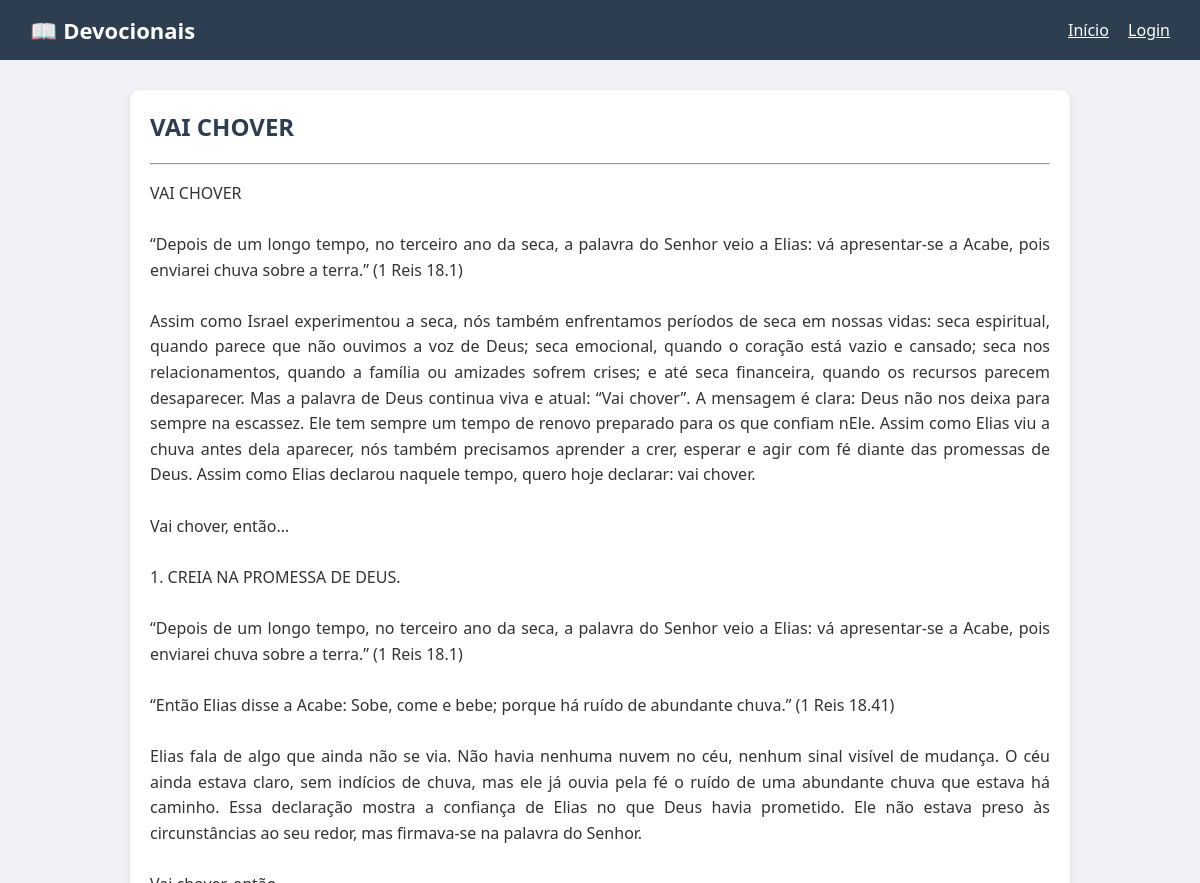
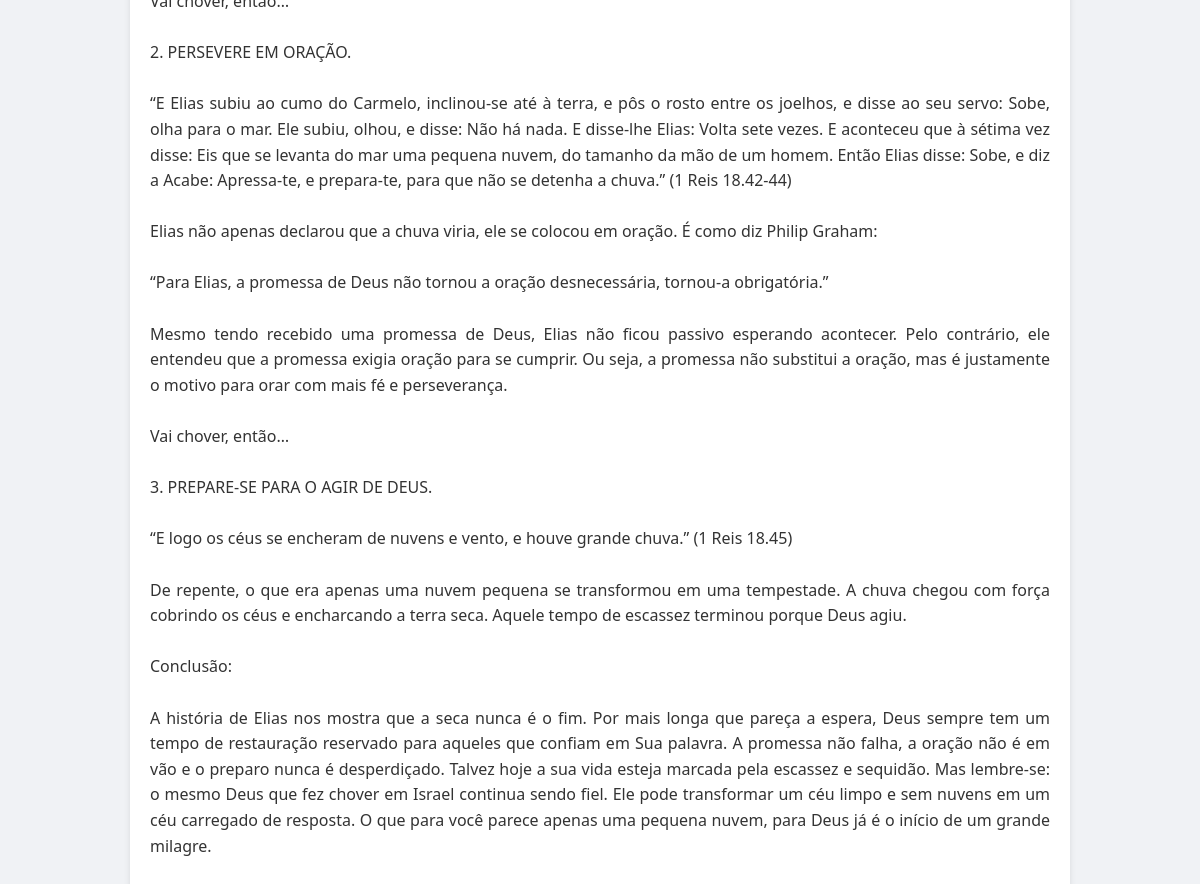
Screenshot of /view/1 with the database file from the repository (2 pictures, top to bottom).
### tables this page shows
CREATE TABLE devocionais (
        id INTEGER PRIMARY KEY AUTOINCREMENT,
        titulo TEXT NOT NULL,
        conteudo TEXT NOT NULL,
        tipo TEXT NOT NULL DEFAULT 'devocional'
    );

### app.py (the view)
@app.route("/view/<int:devocional_id>")
def view(devocional_id):
    conn = sqlite3.connect(DB_NAME)
    c = conn.cursor()
    c.execute("SELECT titulo, conteudo, tipo FROM devocionais WHERE id=?", (devocional_id,))
    devocional = c.fetchone()
    conn.close()
    return render_template("view.html", devocional=devocional)

### templates/view.html
{% extends "base.html" %}
{% block content %}
<h2>{{ devocional[0] }}</h2>
<hr>
<p style="white-space: pre-line;">{{ devocional[1] }}</p>
{% endblock %}

### templates/base.html (style rules this page uses)
body { font-family: "Segoe UI", Roboto, Arial, sans-serif; margin: 0; background: #f0f2f5; color: #333; }
h2 { margin-top: 0; color: #2c3e50; }
p { line-height: 1.6; text-align: justify; }

### rows the page displays
devocionais: titulo "VAI CHOVER", conteudo "VAI CHOVER “Depois de um longo tempo, no terceiro ano da seca, a palavra do Senhor veio a Elias: vá apresentar-se a Acabe, pois enviarei chuva sobre a terra.” (1 Reis 18.1) Assim como Israel experimentou a seca, nós também enfrentamos períodos de seca em nossas vidas: seca espiritual, quando parece que não ouvimos a voz de Deus; seca emocional, quando o coração está vazio e cansado; seca nos relacionamentos, quando a família ou amizades sofrem crises; e até seca financeira, quando os recursos parecem desaparecer. Mas a palavra de Deus continua viva e atual: “Vai chover”. A mensagem é clara: Deus não nos deixa para sempre na escassez. Ele tem sempre um tempo de renovo preparado para os que…"
